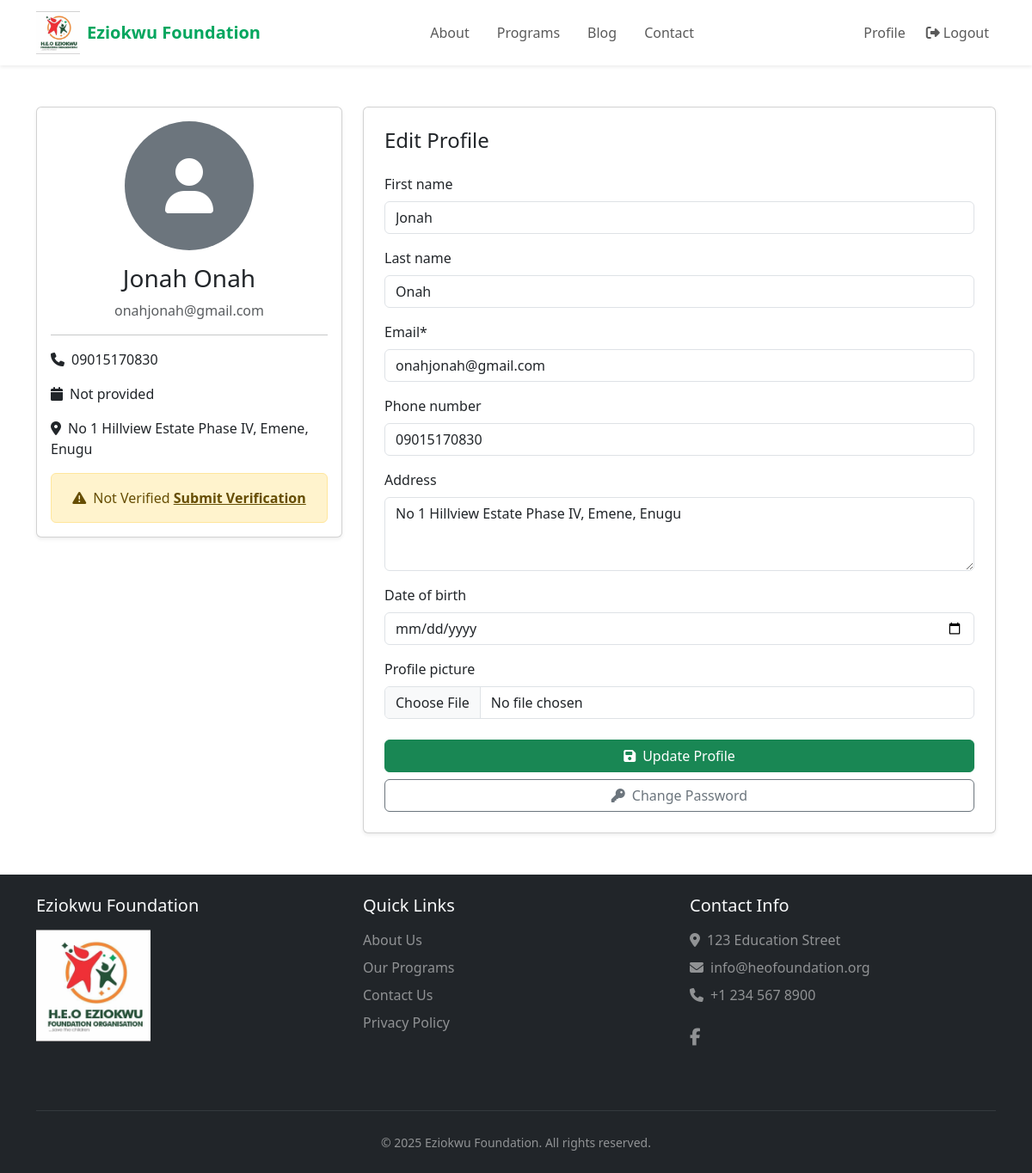
Page /profile/ (signed in) on the earlier database version.
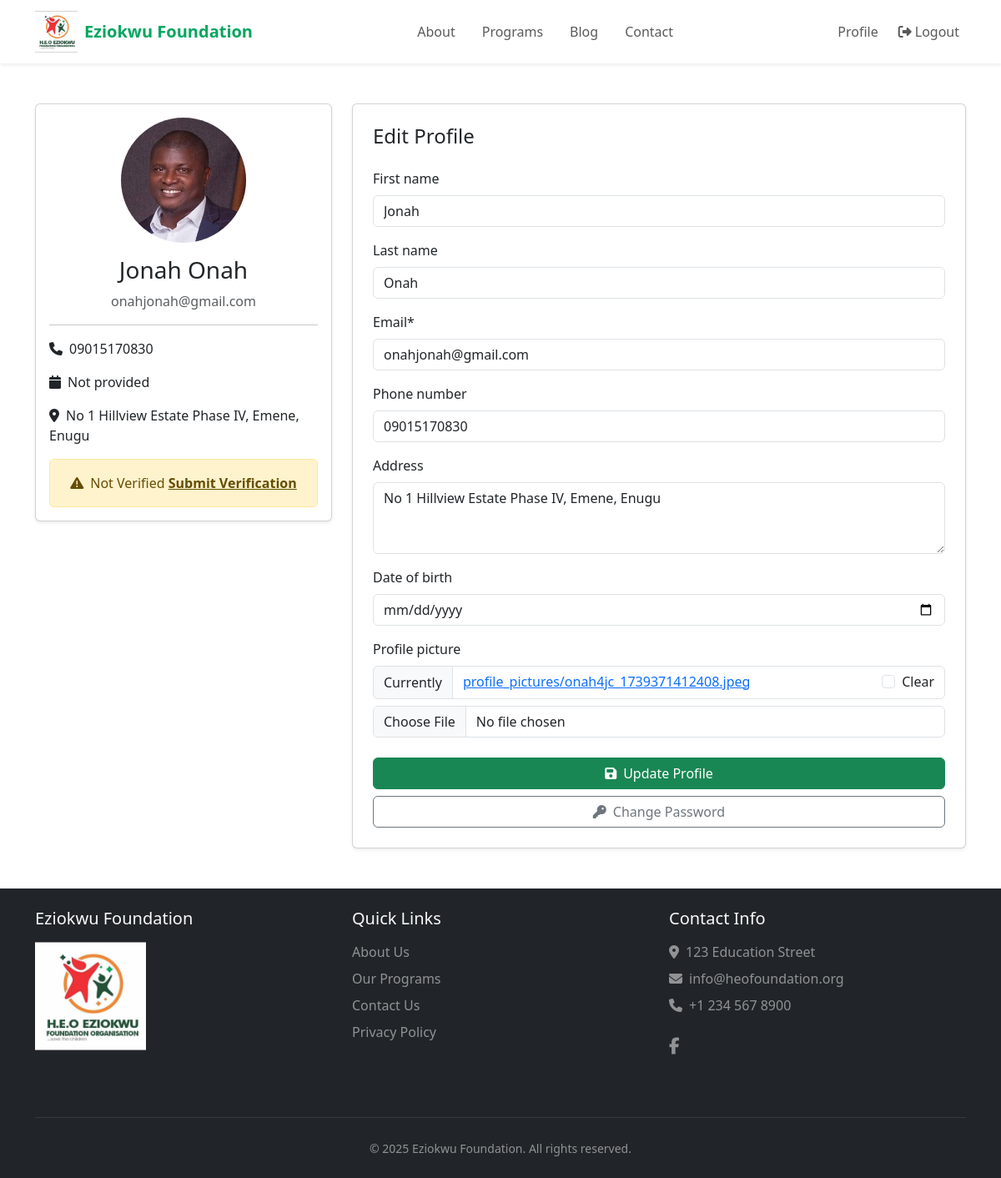
Same page on the later database version.
### users/models.py (models this page shows, shortened)
class User(AbstractUser):
    USER_TYPE_CHOICES = (
        ('applicant', 'Applicant'),
        ('admin', 'Admin'),
        ('staff', 'Staff'),
    )
    username = models.CharField(max_length=150, unique=True, null=True)
    email = models.EmailField(unique=True)
    user_type = models.CharField(max_length=20, choices=USER_TYPE_CHOICES, default='applicant')
    phone_number = models.CharField(max_length=15, blank=True)
    address = models.TextField(blank=True)
    is_verified = models.BooleanField(default=False)
    date_of_birth = models.DateField(null=True, blank=True)
    profile_picture = models.ImageField(upload_to='profile_pictures/', null=True, blank=True)
    USERNAME_FIELD = 'email'
    REQUIRED_FIELDS = []
    objects = CustomUserManager()

### users/views.py (the view)
# urls.py: path('profile/', views.profile, name='profile'),
@login_required
def profile(request):
    if request.method == 'POST':
        form = UserProfileForm(request.POST, request.FILES, instance=request.user)
        if form.is_valid():
            form.save()
            messages.success(request, 'Profile updated successfully!')
            return redirect('users:profile')
    else:
        form = UserProfileForm(instance=request.user)
    return render(request, 'users/profile.html', {'form': form})

### users/forms.py (shortened to what this page needs)
class UserProfileForm(forms.ModelForm):
    class Meta:
        model = User
        fields = ['first_name', 'last_name', 'email', 'phone_number',
                 'address', 'date_of_birth', 'profile_picture']
        widgets = {
            'address': forms.Textarea(attrs={'rows': 3}),
            'date_of_birth': forms.DateInput(
                attrs={'type': 'date', 'class': 'form-control'}
            ),
        }
    def __init__(self, *args, **kwargs):
        super().__init__(*args, **kwargs)
        self.helper = FormHelper()
        self.helper.layout = Layout(
            Row(
                Column('first_name', css_class='form-group col-md-6 mb-3'),
                Column('last_name', css_class='form-group col-md-6 mb-3'),
            ),
            'email',
            Row(
                Column('phone_number', css_class='form-group col-md-6 mb-3'),
                Column('date_of_birth', css_class='form-group col-md-6 mb-3'),
            ),
            'address',
            'profile_picture',
            Submit('submit', 'Update Profile', css_class='btn btn-primary mt-3')
        )

### templates/users/profile.html (shortened to what this page needs)
{% extends 'base.html' %}
{% load static %}
{% load crispy_forms_tags %}
{% block content %}
<div class="container mt-5 mb-5">
    <div class="row">
        <div class="col-md-4">
            <div class="card shadow-sm">
                <div class="card-body text-center">
                    {% if user.profile_picture %}
                        <img src="{{ user.profile_picture.url }}" alt="Profile Picture"
                             class="rounded-circle mb-3" style="width: 150px; height: 150px; object-fit: cover;">
                    {% else %}
                        <div class="rounded-circle bg-secondary d-flex align-items-center justify-content-center mx-auto mb-3"
                             style="width: 150px; height: 150px;">
                            <i class="fas fa-user fa-4x text-white"></i>
                        </div>
                    {% endif %}
                    <h3 class="mb-2">{{ user.get_full_name }}</h3>
                    <p class="text-muted mb-3">{{ user.email }}</p>
                    <hr>
                    <div class="text-start">
                        <p><i class="fas fa-phone me-2"></i>{{ user.phone_number|default:"Not provided" }}</p>
                        <p><i class="fas fa-calendar me-2"></i>{{ user.date_of_birth|date:"F d, Y"|default:"Not provided" }}</p>
                        <p><i class="fas fa-map-marker-alt me-2"></i>{{ user.address|default:"Not provided" }}</p>
                    </div>
                    {% if user.is_verified %}
                        <div class="alert alert-success mt-3 mb-0">
                            <i class="fas fa-check-circle me-2"></i>Verified Account
                        </div>
                    {% else %}
                        <div class="alert alert-warning mt-3 mb-0">
                            <i class="fas fa-exclamation-triangle me-2"></i>Not Verified
                            <a href="{% url 'users:verify' %}" class="alert-link">Submit Verification</a>
                        </div>
                    {% endif %}
                </div>
            </div>
        </div>
        <div class="col-md-8">
            <div class="card shadow-sm">
                <div class="card-body p-4">
                    <h4 class="card-title mb-4">Edit Profile</h4>
                    <form method="post" enctype="multipart/form-data" novalidate>
                        {{ form|crispy }}
                        <div class="d-grid gap-2 mt-4">
                            <button type="submit" class="btn btn-success">
                                <i class="fas fa-save me-2"></i>Update Profile
                            </button>
                            <a href="{% url 'password_change' %}" class="btn btn-outline-secondary">
                                <i class="fas fa-key me-2"></i>Change Password
                            </a>
                        </div>
                    </form>
                </div>
            </div>
        </div>
    </div>
</div>
{% endblock %}

Differences in the rows shown:
changed User "Jonah Onah": profile_picture: picture added
Other differences:
form field form: (not shown) → "☐"
text no longer shown: "First name Last name Email * Phone number Address Date of birth Profile picture"
text now shown: "First name Last name Email * Phone number Address Date of birth Profile picture Currently profile_pictures/onah4jc_1739371412408.jpeg Clear"
